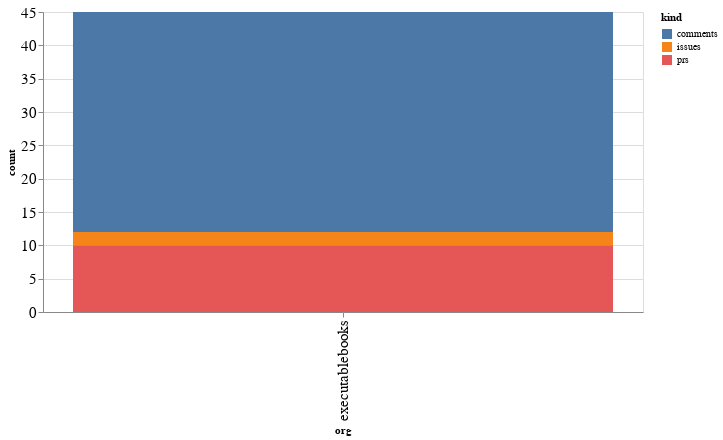

Here is the notebook cell this chart was saved with:
### Code cell
alt.Chart(org_summaries, width=600).mark_bar().encode(
    x='org',
    y='count',
    color='kind',
    tooltip="org"
)

### Figure 1 — Vega-Lite specification as saved in the notebook (floating-point values rounded to 4 significant figures)
{"config": {"axisLeft": {"labelFontSize": 15}, "axisBottom": {"labelFontSize": 15}}, "data": {"name": "data-6fc138708ed021333dc96f75cbef57d4"}, "mark": "bar", "encoding": {"color": {"type": "nominal", "field": "kind"}, "tooltip": {"type": "nominal", "field": "org"}, "x": {"type": "nominal", "field": "org"}, "y": {"type": "quantitative", "field": "count"}}, "width": 600, "$schema": "https://vega.github.io/schema/vega-lite/v4.8.1.json", "datasets": {"data-6fc138708ed021333dc96f75cbef57d4": [{"org": "executablebooks", "kind": "comments", "count": 33}, {"org": "executablebooks", "kind": "issues", "count": 2}, {"org": "executablebooks", "kind": "prs", "count": 10}]}}
